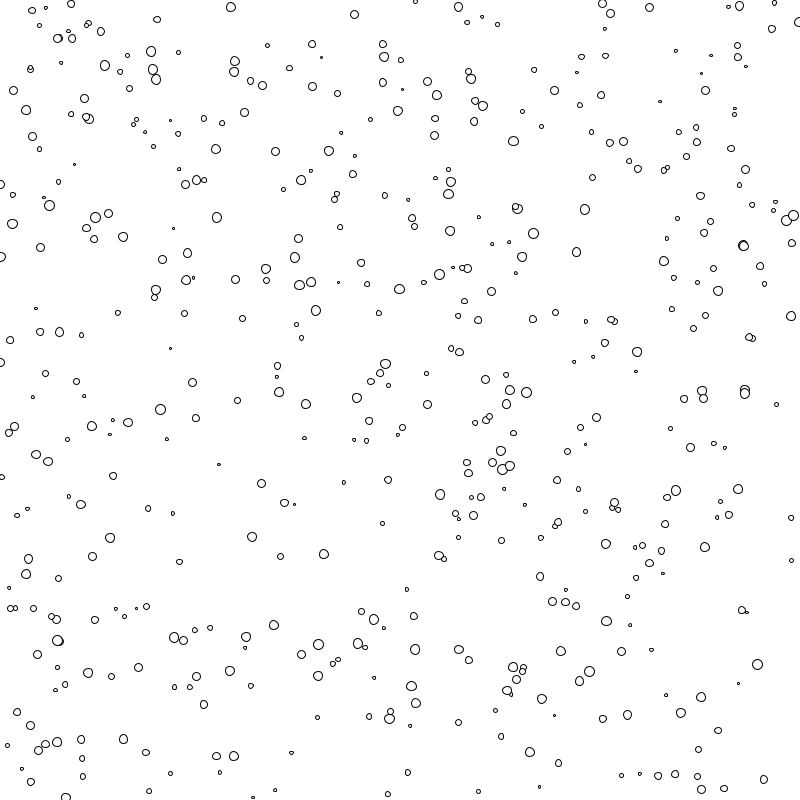
Frame 1 (no input)
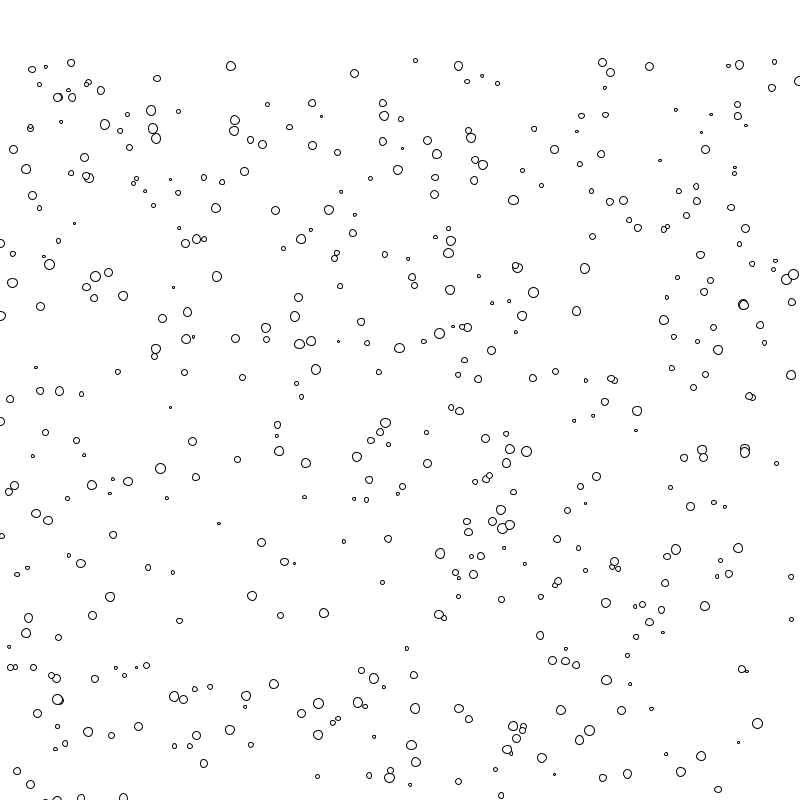
Frame 60 (the mouse pressed at the canvas centre just before this capture)
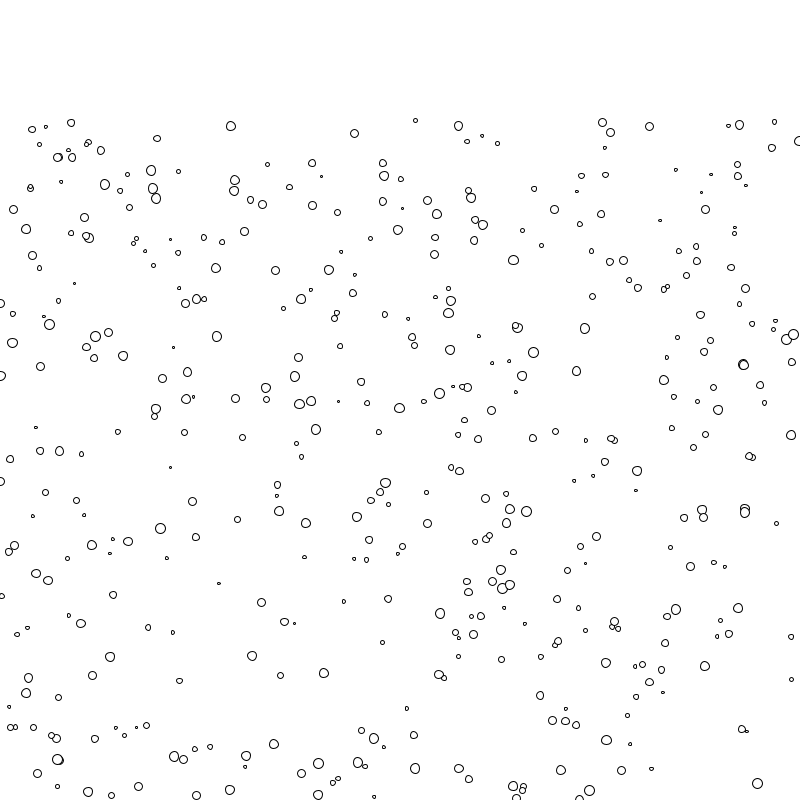
Frame 120 (the mouse held since frame 60 and released just before this capture)

The Processing sketch that drew these frames (run headless with seeded random() and noise(); from frame 60 on, the mouse is pressed at the canvas centre):

// Processing sketch: processing_138550
// ── processing_138550.pde

int nbolas = 500;
float[] x =new float[nbolas];
float[] y =new float[nbolas];
float[] t =new float[nbolas];
void setup() {
  size(800,800);
  for (int i = 0; i<nbolas ; i++){
    x[i] = random(width);
    y[i] = random(height);
    t[i] = random(2,10);
  }
}
void draw(){
  background(255);
  for (int i = 0; i<nbolas; i++){
    y[i]++;
    ellipse(x[i],y[i],t[i],t[i]);
  }
 }
